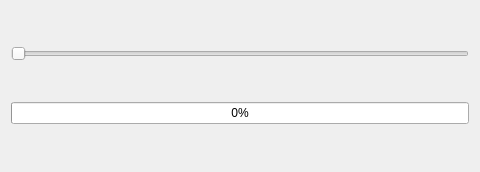
<?xml version="1.0" encoding="UTF-8"?>
<ui version="4.0">
 <class>Widget</class>
 <widget class="QWidget" name="Widget">
  <property name="geometry">
   <rect>
    <x>0</x>
    <y>0</y>
    <width>480</width>
    <height>172</height>
   </rect>
  </property>
  <property name="windowTitle">
   <string>Widget</string>
  </property>
  <layout class="QVBoxLayout" name="verticalLayout">
   <item>
    <widget class="QSlider" name="horizontalSlider">
     <property name="minimum">
      <number>1</number>
     </property>
     <property name="maximum">
      <number>100</number>
     </property>
     <property name="orientation">
      <enum>Qt::Orientation::Horizontal</enum>
     </property>
    </widget>
   </item>
   <item>
    <widget class="QProgressBar" name="progressBar">
     <property name="minimum">
      <number>1</number>
     </property>
     <property name="value">
      <number>1</number>
     </property>
    </widget>
   </item>
  </layout>
 </widget>
 <resources/>
 <connections/>
</ui>
